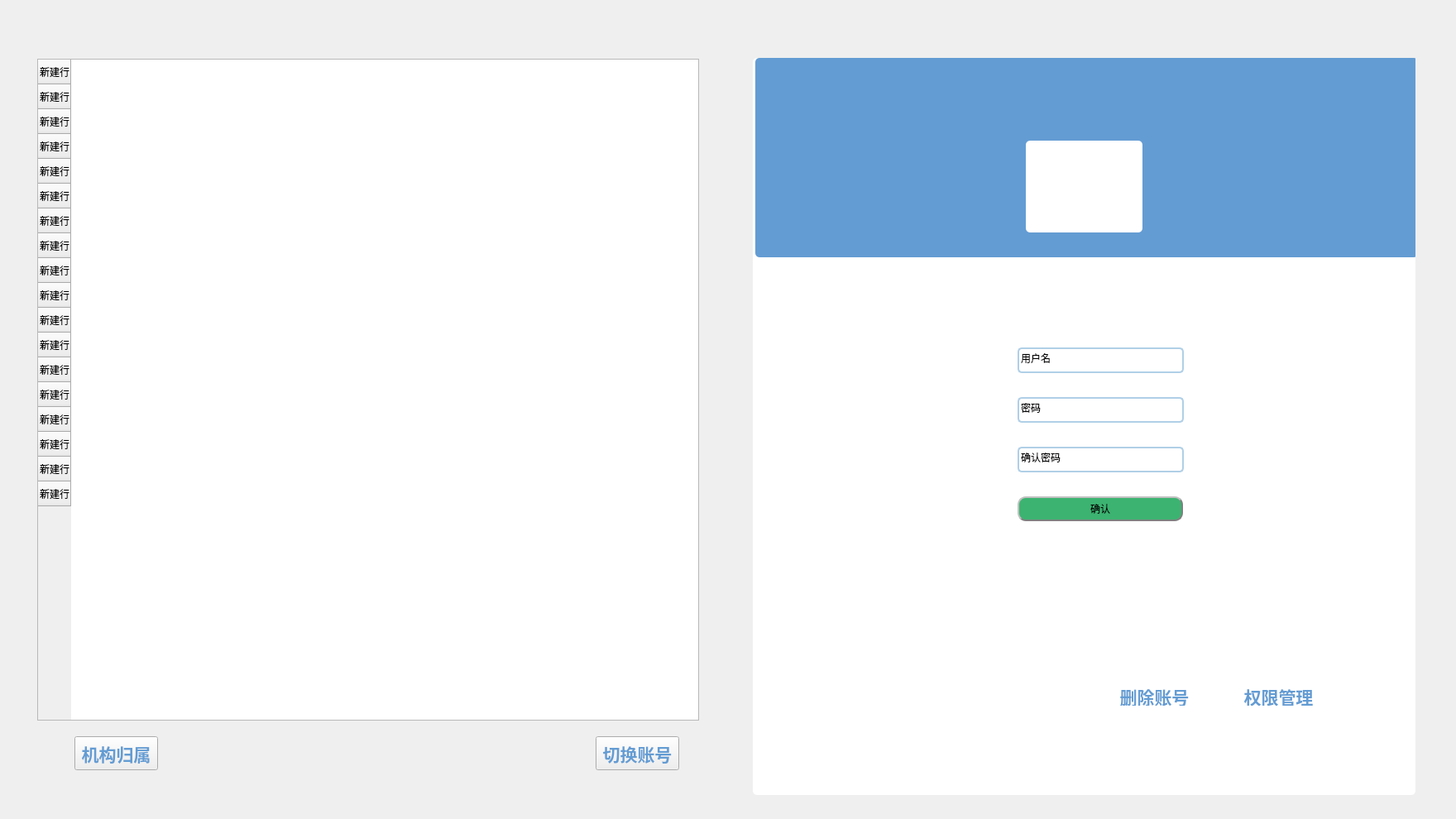
<?xml version="1.0" encoding="UTF-8"?>
<ui version="4.0">
 <class>AccoutManagerClass</class>
 <widget class="QWidget" name="AccoutManagerClass">
  <property name="geometry">
   <rect>
    <x>0</x>
    <y>0</y>
    <width>1760</width>
    <height>990</height>
   </rect>
  </property>
  <property name="windowTitle">
   <string>AccoutManager</string>
  </property>
  <widget class="QWidget" name="widget" native="true">
   <property name="geometry">
    <rect>
     <x>910</x>
     <y>70</y>
     <width>801</width>
     <height>891</height>
    </rect>
   </property>
   <property name="styleSheet">
    <string notr="true">background-color:white;
border-radius:5px;</string>
   </property>
   <widget class="QLabel" name="label">
    <property name="geometry">
     <rect>
      <x>3</x>
      <y>0</y>
      <width>801</width>
      <height>241</height>
     </rect>
    </property>
    <property name="styleSheet">
     <string notr="true">background-color:rgb(99,156,211);</string>
    </property>
    <property name="text">
     <string/>
    </property>
   </widget>
   <widget class="QLineEdit" name="lineEdit_Name">
    <property name="geometry">
     <rect>
      <x>320</x>
      <y>350</y>
      <width>201</width>
      <height>31</height>
     </rect>
    </property>
    <property name="styleSheet">
     <string notr="true">border:2px solid rgb(176,207,231);</string>
    </property>
    <property name="text">
     <string>用户名</string>
    </property>
   </widget>
   <widget class="QLineEdit" name="lineEdit_Password">
    <property name="geometry">
     <rect>
      <x>320</x>
      <y>410</y>
      <width>201</width>
      <height>31</height>
     </rect>
    </property>
    <property name="styleSheet">
     <string notr="true">border:2px solid rgb(176,207,231);</string>
    </property>
    <property name="text">
     <string>密码</string>
    </property>
   </widget>
   <widget class="QLineEdit" name="lineEdit_ConfirmPassword">
    <property name="geometry">
     <rect>
      <x>320</x>
      <y>470</y>
      <width>201</width>
      <height>31</height>
     </rect>
    </property>
    <property name="styleSheet">
     <string notr="true">border:2px solid rgb(176,207,231);</string>
    </property>
    <property name="text">
     <string>确认密码</string>
    </property>
   </widget>
   <widget class="QPushButton" name="pushButton_Delete">
    <property name="geometry">
     <rect>
      <x>440</x>
      <y>760</y>
      <width>91</width>
      <height>23</height>
     </rect>
    </property>
    <property name="font">
     <font>
      <family>Arial</family>
      <pointsize>16</pointsize>
      <weight>75</weight>
      <bold>true</bold>
     </font>
    </property>
    <property name="styleSheet">
     <string notr="true">color:rgb(99,156,211);</string>
    </property>
    <property name="text">
     <string>删除账号</string>
    </property>
   </widget>
   <widget class="QPushButton" name="pushButton_PremisManage">
    <property name="geometry">
     <rect>
      <x>590</x>
      <y>760</y>
      <width>91</width>
      <height>23</height>
     </rect>
    </property>
    <property name="font">
     <font>
      <family>Arial</family>
      <pointsize>16</pointsize>
      <weight>75</weight>
      <bold>true</bold>
     </font>
    </property>
    <property name="styleSheet">
     <string notr="true">color:rgb(99,156,211);</string>
    </property>
    <property name="text">
     <string>权限管理</string>
    </property>
   </widget>
   <widget class="QPushButton" name="pushButton_Confirm">
    <property name="geometry">
     <rect>
      <x>320</x>
      <y>530</y>
      <width>200</width>
      <height>30</height>
     </rect>
    </property>
    <property name="styleSheet">
     <string notr="true">QPushButton{
background-color: rgb(60,179,113);
border:2px groove gray;
border-radius:10px;padding:2px 4px;border-style: outset;}
QPushButton:hover{
background-color:rgb(60,179,113); color: black;}
 QPushButton:pressed{
background-color:rgb(60,179,113);
border-style: inset;}
</string>
    </property>
    <property name="text">
     <string>确认</string>
    </property>
   </widget>
   <widget class="QLabel" name="label_2">
    <property name="geometry">
     <rect>
      <x>330</x>
      <y>100</y>
      <width>141</width>
      <height>111</height>
     </rect>
    </property>
    <property name="text">
     <string/>
    </property>
    <property name="pixmap">
     <pixmap>admin.png</pixmap>
    </property>
   </widget>
  </widget>
  <widget class="QTableWidget" name="tableWidget">
   <property name="geometry">
    <rect>
     <x>45</x>
     <y>71</y>
     <width>800</width>
     <height>800</height>
    </rect>
   </property>
   <row>
    <property name="text">
     <string>新建行</string>
    </property>
   </row>
   <row>
    <property name="text">
     <string>新建行</string>
    </property>
   </row>
   <row>
    <property name="text">
     <string>新建行</string>
    </property>
   </row>
   <row>
    <property name="text">
     <string>新建行</string>
    </property>
   </row>
   <row>
    <property name="text">
     <string>新建行</string>
    </property>
   </row>
   <row>
    <property name="text">
     <string>新建行</string>
    </property>
   </row>
   <row>
    <property name="text">
     <string>新建行</string>
    </property>
   </row>
   <row>
    <property name="text">
     <string>新建行</string>
    </property>
   </row>
   <row>
    <property name="text">
     <string>新建行</string>
    </property>
   </row>
   <row>
    <property name="text">
     <string>新建行</string>
    </property>
   </row>
   <row>
    <property name="text">
     <string>新建行</string>
    </property>
   </row>
   <row>
    <property name="text">
     <string>新建行</string>
    </property>
   </row>
   <row>
    <property name="text">
     <string>新建行</string>
    </property>
   </row>
   <row>
    <property name="text">
     <string>新建行</string>
    </property>
   </row>
   <row>
    <property name="text">
     <string>新建行</string>
    </property>
   </row>
   <row>
    <property name="text">
     <string>新建行</string>
    </property>
   </row>
   <row>
    <property name="text">
     <string>新建行</string>
    </property>
   </row>
   <row>
    <property name="text">
     <string>新建行</string>
    </property>
   </row>
  </widget>
  <widget class="QPushButton" name="pushButton_Institution">
   <property name="geometry">
    <rect>
     <x>90</x>
     <y>890</y>
     <width>101</width>
     <height>41</height>
    </rect>
   </property>
   <property name="font">
    <font>
     <family>Arial</family>
     <pointsize>16</pointsize>
     <weight>75</weight>
     <bold>true</bold>
    </font>
   </property>
   <property name="styleSheet">
    <string notr="true">color:rgb(99,156,211);</string>
   </property>
   <property name="text">
    <string>机构归属</string>
   </property>
  </widget>
  <widget class="QPushButton" name="pushButton_ChangeAccount">
   <property name="geometry">
    <rect>
     <x>720</x>
     <y>890</y>
     <width>101</width>
     <height>41</height>
    </rect>
   </property>
   <property name="font">
    <font>
     <family>Arial</family>
     <pointsize>16</pointsize>
     <weight>75</weight>
     <bold>true</bold>
    </font>
   </property>
   <property name="styleSheet">
    <string notr="true">color:rgb(99,156,211);</string>
   </property>
   <property name="text">
    <string>切换账号</string>
   </property>
  </widget>
 </widget>
 <layoutdefault spacing="6" margin="11"/>
 <resources/>
 <connections/>
</ui>
